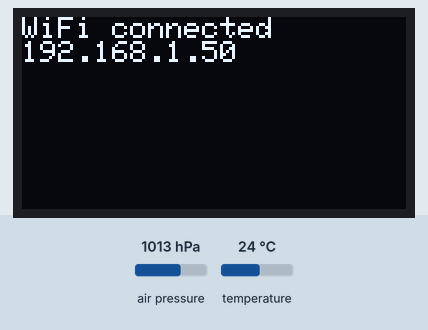
This sketch was run on a simulated ESP8266 (NodeMCU). On the bench: 128×64 one-colour display. The inputs (shaded band) are chosen by the test bench; at power-on: air pressure 1013 hPa, temperature 24 °C. WiFi joins after 1.5 s; servers stay silent unless stated; no MQTT or app messages arrive unless stated; what the sketch prints to the serial monitor is not drawn.

Above: at 1.8 s.
3.0 s: air pressure set to 952 hPa
At 7.9 s:
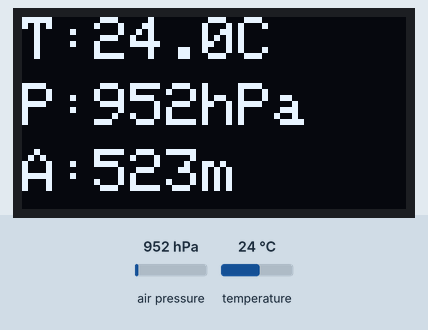
8.4 s: temperature set to 12 °C
At 13.1 s:
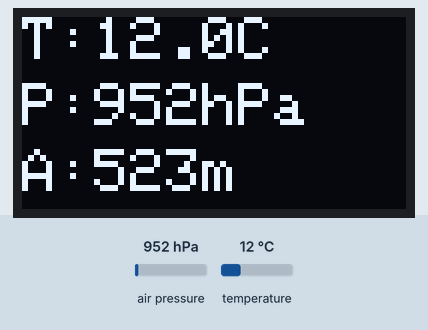
13.4 s: air pressure set to 975 hPa
At 17.5 s:
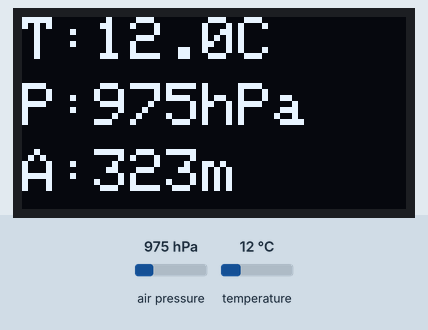
18.5 s: temperature set to 19 °C
At 22.9 s:
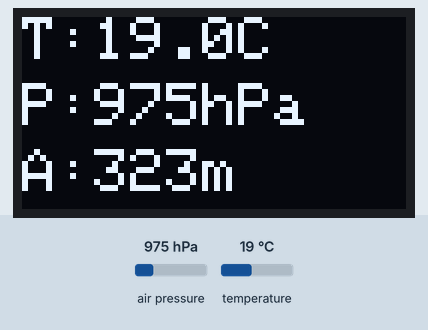
Timing chart, 0 to 24.4 s (numbered marks = the images above; inputs shaded):
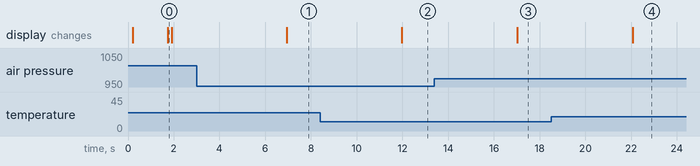

The sketch:

SmartWeatherStation.ino
```cpp
/*
  SmartWeatherStation.ino
  ESP8266 + BMP280 + SSD1306 OLED + MQTT

  Replace WiFi and MQTT credentials before uploading.
*/

#include <ESP8266WiFi.h>
#include <WiFiClientSecure.h>
#include <PubSubClient.h>
#include <Wire.h>
#include <Adafruit_BMP280.h>
#include <Adafruit_GFX.h>
#include <Adafruit_SSD1306.h>

#define SDA_PIN 4
#define SCL_PIN 5
#define SCREEN_WIDTH 128
#define SCREEN_HEIGHT 64
#define OLED_ADDRESS 0x3C
#define BMP280_ADD 0x76
#define MQTT_TOPIC "home/weather/bmp280"

// Hardware driver objects for the BMP280 sensor and 128x64 OLED display.
Adafruit_BMP280 bmp;
Adafruit_SSD1306 display(SCREEN_WIDTH, SCREEN_HEIGHT, &Wire, -1);

// HiveMQ Cloud uses TLS on port 8883, so PubSubClient needs WiFiClientSecure.
WiFiClientSecure espClient;
PubSubClient client(espClient);

// WiFi network credentials.
const char* ssid = "xxxxxxxxxxxxx";
const char* password = "1234567890";

// MQTT broker credentials and endpoint.
const char* mqtt_server = "8ff66edb6259450d8d29c1e80d066941.s1.eu.hivemq.cloud";
const int mqtt_port = 8883;
const char* mqtt_user = "hivemq.webclient.1785169513397";
const char* mqtt_password = "bGk523NLatrLhtzf4p2jNLtHs%xzLC$j";

// Show a short status message on the OLED during startup and reconnects.
void showMessage(const char* line1, const char* line2 = "") {
  Serial.print("[OLED] ");
  Serial.print(line1);
  if (line2[0] != '\0') {
    Serial.print(" - ");
    Serial.print(line2);
  }
  Serial.println();

  display.clearDisplay();
  display.setTextSize(1);
  display.setTextColor(SSD1306_WHITE);
  display.setCursor(0, 0);
  display.println(line1);
  display.println(line2);
  display.display();
}

// Connect to WiFi and wait here until the ESP8266 receives an IP address.
void connectWiFi() {
  Serial.println();
  Serial.println("[WiFi] Starting connection");
  Serial.printf("Connecting to WiFi '%s'", ssid);
  showMessage("Connecting WiFi", ssid);

  WiFi.mode(WIFI_STA);
  WiFi.begin(ssid, password);

  while (WiFi.status() != WL_CONNECTED) {
    Serial.print(".");
    delay(500);
  }

  Serial.println();
  Serial.print("[WiFi] Connected, IP: ");
  Serial.println(WiFi.localIP());
  Serial.print("[WiFi] Signal strength RSSI: ");
  Serial.print(WiFi.RSSI());
  Serial.println(" dBm");
  showMessage("WiFi connected", WiFi.localIP().toString().c_str());
}

// Keep trying MQTT until the broker accepts the username/password.
void reconnectMQTT() {
  while (!client.connected()) {
    Serial.println();
    Serial.print("[MQTT] Connecting to ");
    Serial.print(mqtt_server);
    Serial.print(":");
    Serial.println(mqtt_port);
    showMessage("Connecting MQTT", mqtt_server);

    if (client.connect("ESP8266Weather", mqtt_user, mqtt_password)) {
      Serial.println("[MQTT] Connected");
      Serial.print("[MQTT] Publishing topic: ");
      Serial.println(MQTT_TOPIC);
      showMessage("MQTT connected", MQTT_TOPIC);
    } else {
      Serial.print("[MQTT] Connection failed, client state: ");
      Serial.print(client.state());
      Serial.println(" - retrying in 2 seconds");
      delay(2000);
    }
  }
}

void setup() {
  Serial.begin(115200);
  delay(100);

  Serial.println();
  Serial.println("=================================");
  Serial.println("ESP8266 Smart Weather Station");
  Serial.println("=================================");
  Serial.println("[Setup] Serial monitor ready at 115200 baud");
  Serial.println("[Setup] Initializing I2C on SDA=4(D2), SCL=5(D1)");
  Wire.begin(SDA_PIN, SCL_PIN);

  Serial.println("[Setup] Initializing OLED display at address 0x3C");
  if (!display.begin(SSD1306_SWITCHCAPVCC, OLED_ADDRESS)) {
    Serial.println("[Error] SSD1306 OLED not found at 0x3C");
    while (true) {
      delay(1000);
    }
  }

  showMessage("Smart Weather", "Starting...");

  Serial.println("[Setup] Initializing BMP280 sensor at address 0x76");
  if (!bmp.begin(BMP280_ADD)) {
    Serial.println("[Error] BMP280 not found at 0x76");
    showMessage("BMP280 missing", "Check wiring/address");
    while (true) {
      delay(1000);
    }
  }
  Serial.println("[Setup] BMP280 initialized successfully");

  connectWiFi();

  // setInsecure() skips certificate validation. It is simple for classroom/demo use.
  espClient.setInsecure();
  client.setServer(mqtt_server, mqtt_port);
  Serial.println("[Setup] MQTT server configured");
  Serial.println("[Setup] Entering main loop");
}

void loop() {
  // Reconnect WiFi first because MQTT depends on the WiFi connection.
  if (WiFi.status() != WL_CONNECTED) {
    Serial.println("[WiFi] Disconnected");
    connectWiFi();
  }

  // Reconnect MQTT before publishing sensor readings.
  if (!client.connected()) {
    Serial.println("[MQTT] Disconnected");
    reconnectMQTT();
  }

  // Let PubSubClient process MQTT keep-alive packets.
  client.loop();

  // Read the sensor values. BMP280 returns temperature in C and pressure in Pa.
  float temperature = bmp.readTemperature();
  float pressure = bmp.readPressure() / 100.0;
  float altitude = bmp.readAltitude(1013.25);

  Serial.println();
  Serial.println("[Sensor] New BMP280 reading");
  Serial.print("[Sensor] Temperature: ");
  Serial.print(temperature, 1);
  Serial.println(" C");
  Serial.print("[Sensor] Pressure: ");
  Serial.print(pressure, 1);
  Serial.println(" hPa");
  Serial.print("[Sensor] Altitude: ");
  Serial.print(altitude, 1);
  Serial.println(" m");

  // Display larger text using short labels so all three rows fit on 128x64.
  display.clearDisplay();
  display.setTextSize(2);
  display.setTextColor(SSD1306_WHITE);
  display.setCursor(0, 0);
  display.printf("T:%.1fC", temperature);
  display.setCursor(0, 22);
  display.printf("P:%.0fhPa", pressure);
  display.setCursor(0, 44);
  display.printf("A:%.0fm", altitude);
  display.display();

  // Build a compact JSON payload without needing ArduinoJson.
  String payload = "{";
  payload += "\"temperature\":";
  payload += String(temperature, 1);
  payload += ",\"pressure\":";
  payload += String(pressure, 1);
  payload += ",\"altitude\":";
  payload += String(altitude, 1);
  payload += "}";

  Serial.print("[MQTT] Publishing to ");
  Serial.print(MQTT_TOPIC);
  Serial.print(": ");
  Serial.println(payload);

  // The true flag makes this a retained MQTT message for new subscribers.
  if (client.publish(MQTT_TOPIC, payload.c_str(), true)) {
    Serial.println("[MQTT] Publish successful");
  } else {
    Serial.print("[MQTT] Publish failed, client state: ");
    Serial.println(client.state());
  }

  Serial.println("[Loop] Waiting 5 seconds before next reading");
  delay(5000);
}
```

Measured:
- after the input at 3.0 s, the display: changes after 3.9 s (image 1)
- after the input at 8.4 s, the display: changes after 3.6 s (image 2)
- after the input at 13.4 s, the display: changes after 3.6 s (image 3)
- after the input at 18.5 s, the display: changes after 3.6 s (image 4)
